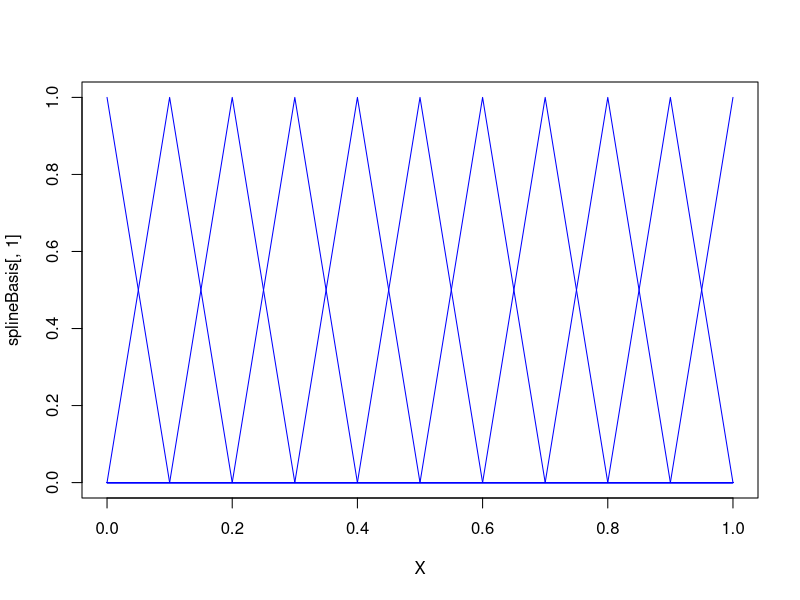
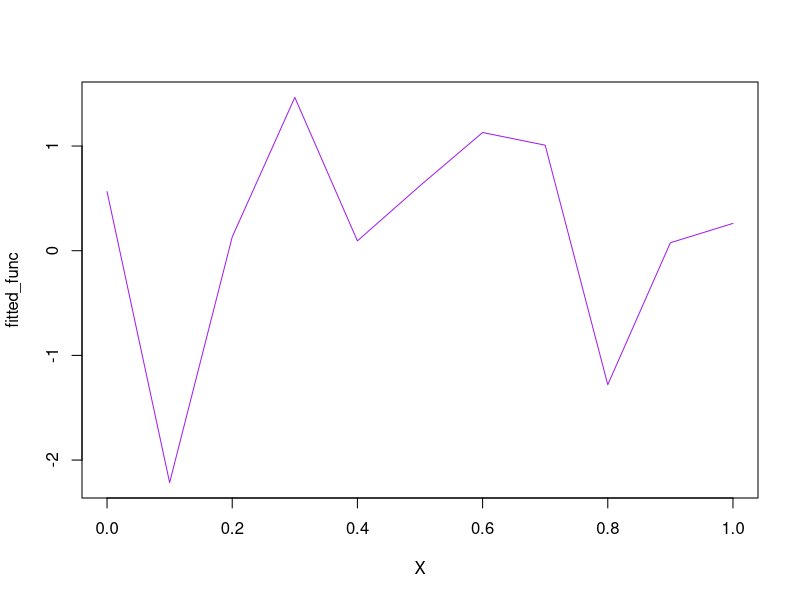

Write R code to recreate these figures, in order.
#### Try the spline constructing function:
## what values do you need? use X to denote (we have 101 locations of interest)
X <- seq(0,1, by = 0.01)
## how many knots do you have? use knots to denote knots (we have 11 knots)
knots <- seq(0,1, by = 0.1)
## Define the b-spline basis of order 1: use splineBasis to denote
splineBasis <- splines::bs(X, knots = knots, degree = 1, intercept = F)
## splineBasis is a 101x12 matrix, each row denote the values of each function in each location
## the last column is all zero

### Ploting:
plot(splineBasis[,1]~X, type = "l", col = "blue")
for (i in 2:11) {
  lines(splineBasis[,i]~X, col = "blue")
}


### now suppose we already know the weights vector:
weights <- rnorm(n = length(knots))
fitted_func <- splineBasis[,-12] %*% matrix(weights, ncol = 1)
plot(fitted_func~X, type = "l", col = "purple")


















#### For the ARIMA Approach: There are two interpolating methods based on different 
#### interpretation of the smoothing problem: starting with cubic spline or starting
#### with linear spline approximation for the SDE

### Interpretation 1: Starting with Linear spline (method same as before)
construct_fitted <- function(weights){
  knots <- x
  splineFunc <- splines::bs(location_interest, degree = 1, knots = knots)
  fitted_func <- splineFunc[,-(length(knots) + 1)] %*% matrix(weights, ncol = 1)
  as.numeric(fitted_func)
}


### Interpretation 2: Starting with Cubic spline assumption
construct_fitted_cubic <- function(weights){
  x <- location_interest
  spline_fitted <- spline(x, y = weights, xout = x, method = "natural",
                          xmin = min(x), xmax = max(x), ties = mean)
  spline_fitted$x
}







